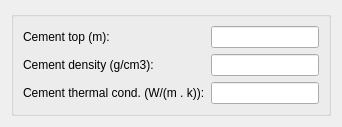
               <widget class="QWidget" name="page">
                <layout class="QGridLayout" name="gridLayout_11">
                 <item row="0" column="0">
                  <widget class="QGroupBox" name="casingGroupBox">
                   <property name="title">
                    <string/>
                   </property>
                   <layout class="QGridLayout" name="gridLayout_10">
                    <item row="0" column="1">
                     <widget class="QLineEdit" name="cementTopLineEdit"/>
                    </item>
                    <item row="2" column="0">
                     <widget class="QLabel" name="label_22">
                      <property name="text">
                       <string>Cement thermal cond. (W/(m . k)):</string>
                      </property>
                     </widget>
                    </item>
                    <item row="2" column="1">
                     <widget class="QLineEdit" name="cementThermalLineEdit"/>
                    </item>
                    <item row="1" column="1">
                     <widget class="QLineEdit" name="cementDensityLineEdit"/>
                    </item>
                    <item row="0" column="0">
                     <widget class="QLabel" name="label_20">
                      <property name="text">
                       <string>Cement top (m):</string>
                      </property>
                     </widget>
                    </item>
                    <item row="1" column="0">
                     <widget class="QLabel" name="label_21">
                      <property name="text">
                       <string>Cement density (g/cm3):</string>
                      </property>
                     </widget>
                    </item>
                   </layout>
                  </widget>
                 </item>
                </layout>
               </widget>
